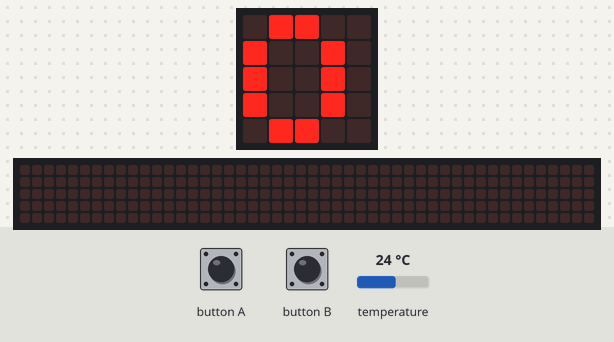
The program below on a simulated BBC micro:bit (MakeCode). On the bench: the board's 5×5 LED display, a strip that is not on the board, showing the scrolling text unrolled. The inputs (shaded band) are chosen by the test bench; at power-on: temperature 24 °C. The 48×5 strip is a reading aid, not a part: it shows the text the display is scrolling, unrolled, one strip-width of it at a time.

Above: at 1.6 s.
1.7 s: button B pressed for 0.15 s
At 1.99 s:
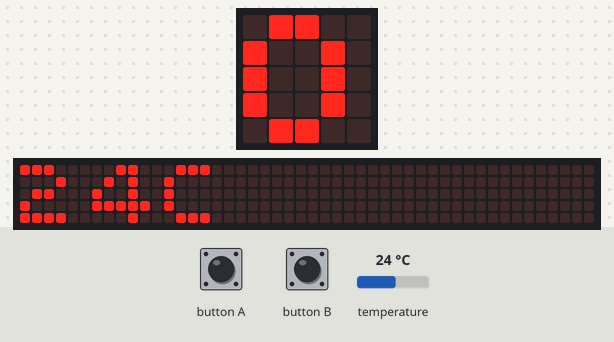
2.4 s: button A pressed for 0.15 s
6.1 s: button B pressed for 0.15 s
At 6.8 s:
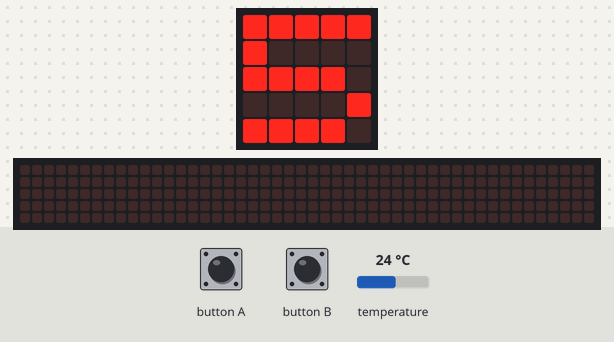
At 14.74 s:
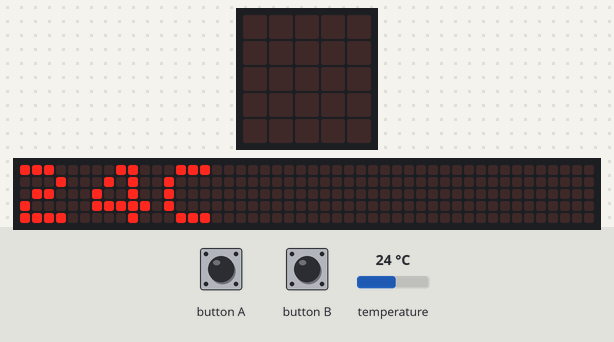
Timing chart, 0 to 16.2 s (numbered marks = the images above; inputs shaded):
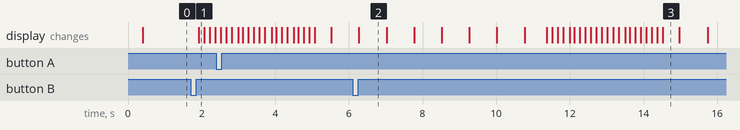

Measured:
- after the input at 1.7 s, the display: changes after 0.22 s (image 1)
- after the input at 6.1 s, the display: first differs from a run without the input after 5.3 s (image 3 shows a later state)
- what the display in image 2 shows lasts 0.7 s, from 6.3 s to 7.0 s
- what the display in image 3 shows lasts 0.5 s, from 14.5 s to 15.0 s

The program:

main.ts
```typescript
input.onButtonPressed(Button.A, function () {
    for (let index = 0; index <= 5; index++) {
        basic.showNumber(5 - index)
    }
    Game = 1
    basic.showIcon(IconNames.Happy)
    baseTempo = control.millis() + 3000
})
function Boucle () {
    score = 0
    while (control.millis() < baseTempo) {
        if (input.isGesture(Gesture.Shake)) {
            score += 1
        }
    }
    basic.showIcon(IconNames.Yes)
    Game = 0
    score = score / 1000
    score = Math.abs(score)
}
input.onButtonPressed(Button.B, function () {
    basic.showString("" + input.temperature() + "C")
})
let baseTempo = 0
let Game = 0
let score = 0
basic.showLeds(`
    . . # # #
    . . # # .
    . . # . .
    . # . # #
    # # . . #
    `)
score = 0
basic.forever(function () {
    if (Game == 1) {
        Boucle()
    }
    basic.showNumber(Math.abs(score))
})
```

test.ts
```typescript
// les tests vont ici ; cela ne sera pas compilé si ce paquet est utilisé en tant qu'extension.
```
